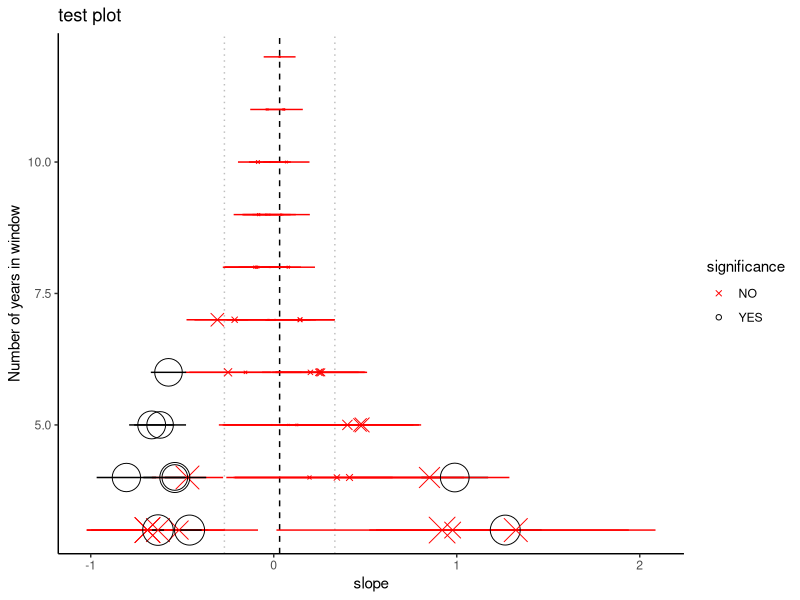

The R script that drew this image:
# How does when you look, and how long, affect the conclusions you reach about your data?
# Are short term studies more likely to yield significant results?
# Are short term studies more likely to find *erroneous* significant trends?
# This script will perform a simple moving window analysis to answer these questions
# for long term data across a variety of domains- essentially, data gets subsetted, 
# we run a simple linear regression on each subset and record summary stats, trends

#assume data is coming in in the form year, response variable
#use this test data set to build stuff
test<-read.csv(file="test.csv", header=TRUE)

# set it so we get our decimal places rather than sci notation in our outputs
options(scipen=10)

# technical things that need to be done:

# data needs to be normalized in some way because we will be operating across domains 
# and likely with dramatically different values. Let's use a standardization approach so
# we don't give undue influence to outliers but also gets responses in the same magnitude
# something like x(standard)=(x-mean)/Stdev, the z score

standardize<-function(data){
  #operate on the second column in data, where our response variable is
  data$stand.response<-(data[,2]-mean(data[,2]))/sd(data[,2])
  #name the columns consistently so we don't get headaches later
  names(data)<-c("year", "response", "stand.response")
  #spit back our new data frame
  return(data)
}

#try it on test data
test1<-standardize(test)
#seems to be functioning

# next we need a function that runs a simple linear model of x=year, y=response variable

linefit<-function (data){
  #fit the model
  model<-lm(stand.response~year, data=data)
  #create a vector of relevant outputs. We want slope, error, P value
  output<-c(min(data$year), #year the analysis started on
            nrow(data), #number of data points the analysis includes
            length(unique(data$year)), #number of years the analysis includes
            summary(model)$coefficients[2,1], # slope
            summary(model)$coefficients[2,2], # se for slope
            summary(model)$coefficients[2,4], #p value
            summary(model)$r.squared, #r-squared
            summary(model)$adj.r.squared) #adjusted r-squared
  return(output)
}

#and try this on test data
linefit(test1)
# functional!

#now we need to think about how to iterate through the dataset. We want a
#function that starts at the first year, counts the number of rows specified
#and then feeds that rsultant data frame to the fittling function. 
#then we want to discard the first row of the data set, and repeat until fewer than
#the number of rows specified remains

breakup<-function(data, window){ #window is the size of the window we want to use
  remaining<-data #create dummy data set to operate on
  output<-data.frame(year=integer(0), #create empty data frame to put our output variables in
                     length=integer(0), 
                     years=integer(0),
                     slope=numeric(0), 
                     slope_se=numeric(0), 
                     p_value=numeric(0),
                     r_square=numeric(0),
                     adj_r_square=numeric(0))
  numyears<-length(unique(data$year))
  while (numyears>(window-1)){ #while there's still more years of data than in the window
    chunk<-subset(remaining, year<(min(year)+window)) #pull out a chunk as big as the window from the top of the data
    out<-linefit(chunk) #fit a linear model and get relevant statistics on chunk
    #add a conditional so that if there's missing data, it's not included in output
    if (window==length(unique(chunk$year))){
      output<-rbind(output, out) #append the stats to the output data frame
    }else{
      output<-output #leave it out if it has missing data
    }
    
    remaining<-subset(remaining, year>min(year)) #cut out the first year of the remaining data + repeat
    numyears<-length(unique(remaining$year))
  }
  names(output)<-c("start_year", "N_data", "N_years", "slope", "slope_se", "p_value",
                   "r_square", "adj_r_square")
  return(output)#output the data frame
}

#and now try this on the test data
breakup(test1, 3)

# now time to write the function that will iterate through our targetted windows
# let's make a decision rule that our test data set must be greater than 10y in length
# let's make this idiot-proof and build the standardize function right into this function
# so we can literally run each properly prepared raw data set with a single line

multiple_breakups<-function(data){
  data1<-standardize(data) #standardize data
  count<-length(data1$year)
  output<-data.frame(year=integer(0), #create empty data frame to put our output variables in
                     length=integer(0), 
                     years=integer(0),
                     slope=numeric(0), 
                     slope_se=numeric(0), 
                     p_value=numeric(0),
                     r_square=numeric(0),
                     adj_r_square=numeric(0))
  for(i in 3:(count-1)){
    outeach<-breakup(data1, i) #fit at each window length
    output<-rbind(output, outeach)#bind it to the frame
  }
  
  outall<-linefit(data1) #fit a line to the complete data set too
  out<-rbind(output, outall)
  return(out)
}

test2<-multiple_breakups(test)
#fan-flipping-tastic! it looks like that works


#let's create a plotting function
library(ggplot2)

pyramid_plot<- function(data, title="", significance=0.05, plot_insig=TRUE, rsq_points=FALSE){
  years<-length(unique(data$year))
  out<-multiple_breakups(data)
  count<-nrow(out)
  #compute mean and sd of longest series for vertical lines
  true_slope<-out[count,4] #find the slope of the longest series
  #remember to convert standard error to standard deviation
  true_error<-(out[count,5])*(sqrt(out[count, 2]))#find the error of the longest series
  max_true<-true_slope+true_error #compute max and min values for slopes we are calling true
  min_true<-true_slope-true_error
  out$significance<-ifelse(out$p_value<significance, "YES", "NO")
  if(rsq_points==TRUE){
    point_scale<-10*out$r_square
    yespt<-1
  }else{
    point_scale<-2
    yespt<-16
  }
  if(plot_insig==FALSE){
    out<-out[which(out$p_value<significance),]
  }
  plot<- ggplot(out) +
    theme_classic() +
    geom_hline(yintercept = true_slope, linetype = 2) +
    geom_hline(yintercept = max_true, linetype = 3, color="grey") +
    geom_hline(yintercept = min_true, linetype = 3, color="grey") +
    aes(y = slope, x = N_years,  ymin = (slope-slope_se), 
        ymax = (slope+slope_se), shape=significance, color=significance) +
    geom_linerange(show.legend = F)+ 
    geom_point(size=point_scale)+ ggtitle(title)+
    scale_shape_manual(values=c("NO"=4,"YES"=yespt))+
    scale_color_manual(values=c("NO"="red","YES"="black"))+
    xlab("Number of years in window")+xlim(3, years)+
    coord_flip()
  return(plot)
}

pyramid_plot(test, title="test plot", plot_insig = TRUE, significance=0.1, rsq_points =TRUE)



#now that we have visualization, we need a way to pull relevant metrics out of the computation
#so let's say our longest series is our 'truth', and we want to know how many years it takes 
#to reach 'stability'-so let's define stability as >(some percentage of slopes) occuring within 
#the standard deviation of the slope of the longest series, for a given window length, allow user to change # of SEs

stability_time<-function(data, min_percent=95, error_multiplyer=1){#returns a number 
  test<-multiple_breakups(data)
  count<-nrow(test)
  true_slope<-test[count,4] #find the slope of the longest series
  #remember to convert standard error to standard deviation
  true_error<-(test[count,5])*(sqrt(test[count, 2]))*error_multiplyer #find the error of the longest series
  max_true<-true_slope+true_error #compute max and min values for slopes we are calling true
  min_true<-true_slope-true_error
  windows<-unique(test$N_years)#get a list of unique window lengths
  stability<-max(windows) #start with the assumption that the longest window is the only stable one
  for(i in 1:length(windows)){#for each window length, compute proportion 'correct'
    window_length<-windows[i]
    test_subset<-test[which(test$N_years==window_length),]
    number_of_windows<-nrow(test_subset)#how many windows
    correct_subset<-test_subset[which((test_subset$slope<max_true) & (test_subset$slope>min_true)),]
    number_of_correct<-nrow(correct_subset)#how many windows give the right answer
    percentage_correct<-100*number_of_correct/number_of_windows
    if(percentage_correct > min_percent){
      if(window_length < stability){
        stability<-window_length
      }
    }
  }
  return(stability)
}

#and a test
stability_time(test, error_multiplyer = 1.5)

#now a function that finds the absoloute range of findings, and the absolute 
#range of significant findings

abs_range<- function(data, only_significant=FALSE, significance=0.05){#returns a two unit vector with the max and min slopes
  test<-multiple_breakups(data)
  if(only_significant== TRUE){ #if user specifies only significant values wanted, pull those
    test1<-test[which(test$p_value<significance),]
  }else{
    test1<-test
  }
  max_slope<-max(test1$slope)
  min_slope<-min(test1$slope)
  sloperange<-c(min_slope, max_slope)
  return(sloperange)
  
}

#and try it out
abs_range(test, only_significant = FALSE, significance = 0.05)

#now we want to find the absolute over and under estimate compared to the slope of the 
#longest series

relative_range<- function(data, only_significant=FALSE, significance=0.05){#returns a two unit vector with the max and min slopes
  test<-multiple_breakups(data)
  count<-nrow(test)
  true_slope<-test[count,4] #find the slope of the longest series
  if(only_significant== TRUE){ #if user specifies only significant values wanted, pull those
    test1<-test[which(test$p_value<significance),]
  }else{
    test1<-test
  }
  max_slope<-max(test1$slope)-true_slope
  min_slope<-min(test1$slope)-true_slope
  sloperange<-c(min_slope, max_slope)
  return(sloperange)
  
}

relative_range(test, only_significant = FALSE, significance = 0.05)

